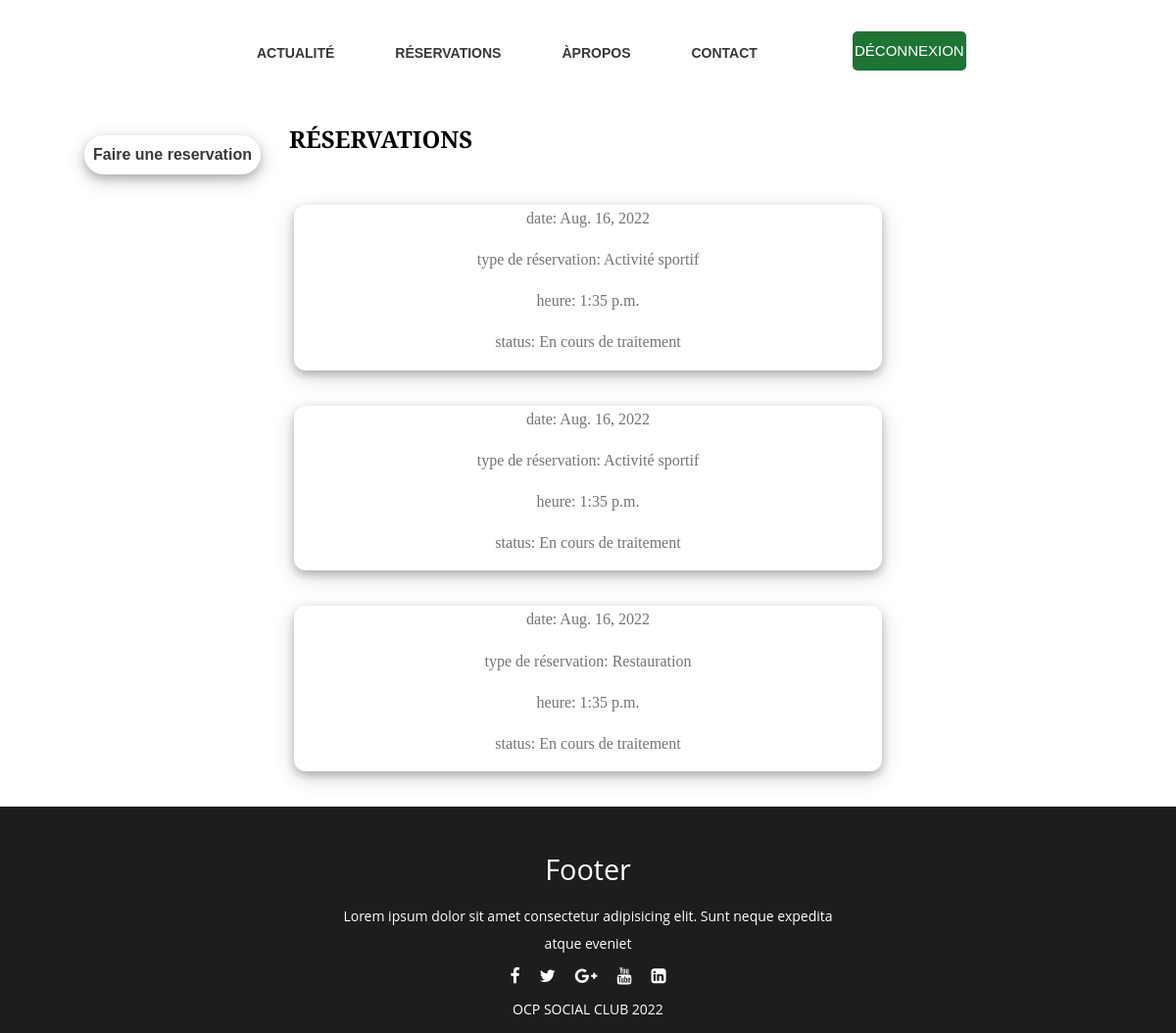
Page /reservation/ on the committed database.
### Pages/models.py (models this page shows)
class resSport(models.Model):
    act = (
        ('Football','Football'),
        ('Tennis','Tennis'),
        ('Natation','Natation'),
        ('Basket','Basket'),
        ('Salle de Sport','Salle de Sport'),
    )
    sts = (
        ('Acceptée','Acceptée'),
        ('Refusée','Refusée'),
    )
    Nom_Prenom = models.CharField(max_length=100)
    Email = models.EmailField(max_length=254)
    activite = models.CharField(max_length=100, choices=act)
    date = models.DateField()
    heure = models.TimeField()
    Tel = models.IntegerField()
    typeres = models.CharField(max_length=100,default='Activité sportif')
    status = models.CharField(max_length=100, choices=sts, default='En cours de traitement')

class resRestauration(models.Model):
    sts = (
        ('Acceptée','Acceptée'),
        ('Refusée','Refusée'),
    )
    Nom_Prenom = models.CharField(max_length=100)
    Email = models.EmailField(max_length=254)
    Nbr_Personne = models.IntegerField()
    date = models.DateField()
    heure = models.TimeField()
    Tel = models.IntegerField()
    typeres = models.CharField(max_length=100,default='Restauration')
    status = models.CharField(max_length=100, choices=sts, default='En cours de traitement')

### Pages/views.py (the view)
# urls.py: path('reservation/',views.reservation,name='reservation'),
def reservation(request):
    return render(request,'user/reservation.html',{"res":resSport.objects.all(), "res2":resRestauration.objects.all()})

### Templates/user/reservation.html (shortened to what this page needs)
{% load static %}
<html lang="en">
<head>
    <link rel="stylesheet" href="{% static 'css/res.css'%}">
    <link href="https://stackpath.bootstrapcdn.com/font-awesome/4.7.0/css/font-awesome.min.css" rel="stylesheet">
</head>
<body>
    <div class="main">
        <div class="navbar">
            <div class="icon">
                 <img class="logo" src="{% static 'img/logo.svg'%}" alt="">
            </div>
            <div class="menu">
                <ul>
                    <li><a href="{% url 'actualite'%}">ACTUALITÉ</a></li>
                    <li><a href="{% url 'reservation'%}">RÉSERVATIONS</a></li>
                    <li><a href="{% url 'about'%}">ÀPROPOS</a></li>
                    <li><a href="{% url 'contact'%}">CONTACT</a></li>
                </ul>
            </div>
            <div class="search">
                <a href="{% url 'index'%}"> <button class="btn" >DÉCONNEXION</button></a>
            </div>
        </div> <br><br>
        <section class="res">
            <ul>
                <li class="bt"><a>&nbsp;&nbsp;Faire&nbsp;une&nbsp;reservation&nbsp;&nbsp;</a>
                </li>
            </ul>
            <h1>RÉSERVATIONS</h1>
        </section><br><br>
        {% for r in res%}
        <section class="all">
                <p>date: {{r.date}}</p>
                <p>type de réservation: {{r.typeres}}</p>
                <p>heure: {{r.heure}}</p>
                <p>status: {{r.status}}</p>
        </section><br><br>
        {% endfor %}
        {% for rr in res2%}
        <section class="all">
                <p>date: {{rr.date}}</p>
                <p>type de réservation: {{rr.typeres}}</p>
                <p>heure: {{rr.heure}}</p>
                <p>status: {{rr.status}}</p>
        </section><br><br>
        {% endfor %}
        <footer>
            <div class="footer_cont">
                <h3>footer</h3>
                <p>Lorem ipsum dolor sit amet consectetur adipisicing elit. Sunt neque expedita atque eveniet</p>
                <ul class="socials">
                    <li><a href="#"><i class="fa fa-facebook"></i></a></li>
                    <li><a href="#"><i class="fa fa-twitter"></i></a></li>
                    <li><a href="#"><i class="fa fa-google-plus"></i></a></li>
                    <li><a href="#"><i class="fa fa-youtube"></i></a></li>
                    <li><a href="#"><i class="fa fa-linkedin-square"></i></a></li>
                </ul>
                <p>OCP SOCIAL CLUB 2022</p>
            </div>
         </footer>
</body>
</html>

### static/css/res.css (style rules this page uses)
* { box-sizing: border-box; padding: 0; margin: 0; }
.main { width: 100%; background-color: #fff; background-position: center; background-size: cover; height: 100vh; }
.navbar { width: 1200px; height: 75px; margin: auto; position: sticky; top: 0; z-index: 100; background: #fff; }
.icon { width: 200px; float: left; height: 70px; }
.logo { color: #1e7434; font-size: 35px; font-family: Arial; padding-left: 20px; float: left; padding-top: 10px; margin-top: 5px }
.menu { width: 400px; float: left; height: 70px; }
ul { float: left; display: flex; justify-content: center; align-items: center; }
ul li { list-style: none; margin-left: 62px; margin-top: 27px; font-size: 14px; }
ul li a { text-decoration: none; color: rgb(59, 56, 56); font-family: Arial; font-weight: bold; transition: 0.4s ease-in-out; }
.search { width: 330px; float: left; margin-left: 270px; }
.btn { width: auto; height: 40px; background: #1e7434; border: 2px solid #1e7434; margin-top: 13px; color: #fff; font-size: 15px; border-radius: 5px; transition: 0.2s ease; cursor: pointer; }
footer { position: relative; background: rgb(29, 29, 29); height: auto; width: 100%; font-family: "Open sans"; padding-top: 40px; color: #fff; box-sizing: border-box; }
.footer_cont { display: flex; align-items: center; justify-content: center; flex-direction: column; text-align: center; }
.footer_cont h3 { font-size: 1.8rem; font-weight: 400; text-transform: capitalize; line-height: 3rem; }
.footer_cont p { max-width: 500px; margin: 10px auto; line-height: 28px; font-size: 14px; }
.socials { list-style: none; display: flex; align-items: center; justify-content: center; margin: 1rel 0 3rem 0; }
.socials li { margin: 0 10px; }
.socials a { text-decoration: none; color: #fff; }
.socials a i { font-size: 1.1rem; transition: color .4s ease; }
body { font-family: 'Playfair Display', serif; display: grid; background-color: #fff; align-content: center; min-height: 100vh; margin-top: 0.5cm; }
.all { background: #fff; }
section { margin-left: auto; margin-right: auto; display: grid; grid-template-columns: 1fr 1fr; min-height: auto; width: 50vw; margin: 0 auto; box-shadow: 0 4px 8px 0 rgba(0, 0, 0, 0.2), 0 6px 20px 0 rgba(0, 0, 0, 0.19); border-radius: 12px; }
.all { background-color:#fff; background: #fff; display: flex; justify-content: center; flex-direction: column; align-items: center; border-radius: 12px 12px 12px 12px; color: rgb(59, 56, 56); }
.all p { padding-bottom: 15px; font-weight: 300; opacity: 0.7; width: 60%; text-align: center; margin: 0 auto; line-height: 1.7; color:rgb(59, 56, 56) }
.res { margin: -5px; box-shadow: none; }
.res ul li { width: auto; height: auto; line-height: 40px; text-align: center; font-size: 16px; }
.res ul li a { text-decoration: none; display: block; color: rgb(59, 56, 56); }
.bt { width: 150%; height: 40px; margin-top: 13px; color: #fff; border-radius: 20px; transition: 0.2s ease; cursor: pointer; box-shadow: 0 4px 8px 0 rgba(0, 0, 0, 0.2), 0 6px 20px 0 rgba(0, 0, 0, 0.19); }

### rows in the picture
resSport: date "Aug. 16, 2022", typeres "Activité sportif", heure "1:35 p.m.", status "En cours de traitement"
resSport: date "Aug. 16, 2022", typeres "Activité sportif", heure "1:35 p.m.", status "En cours de traitement"
resRestauration: date "Aug. 16, 2022", typeres "Restauration", heure "1:35 p.m.", status "En cours de traitement"
